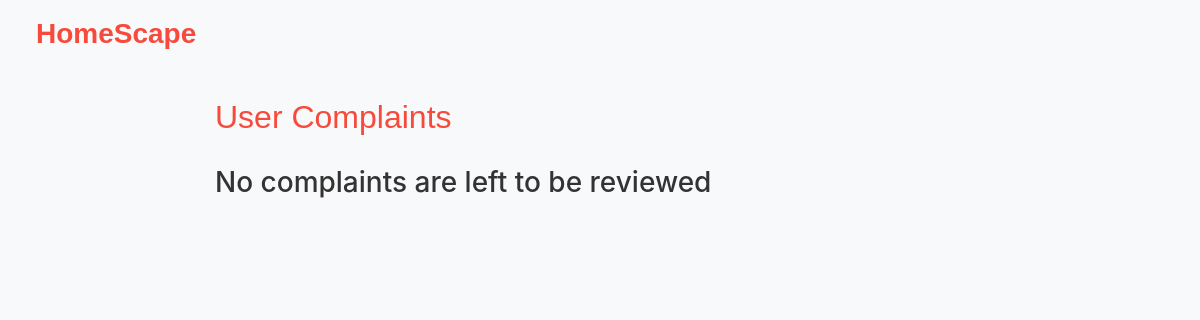
/complaints, run on an earlier commit of the app's database.
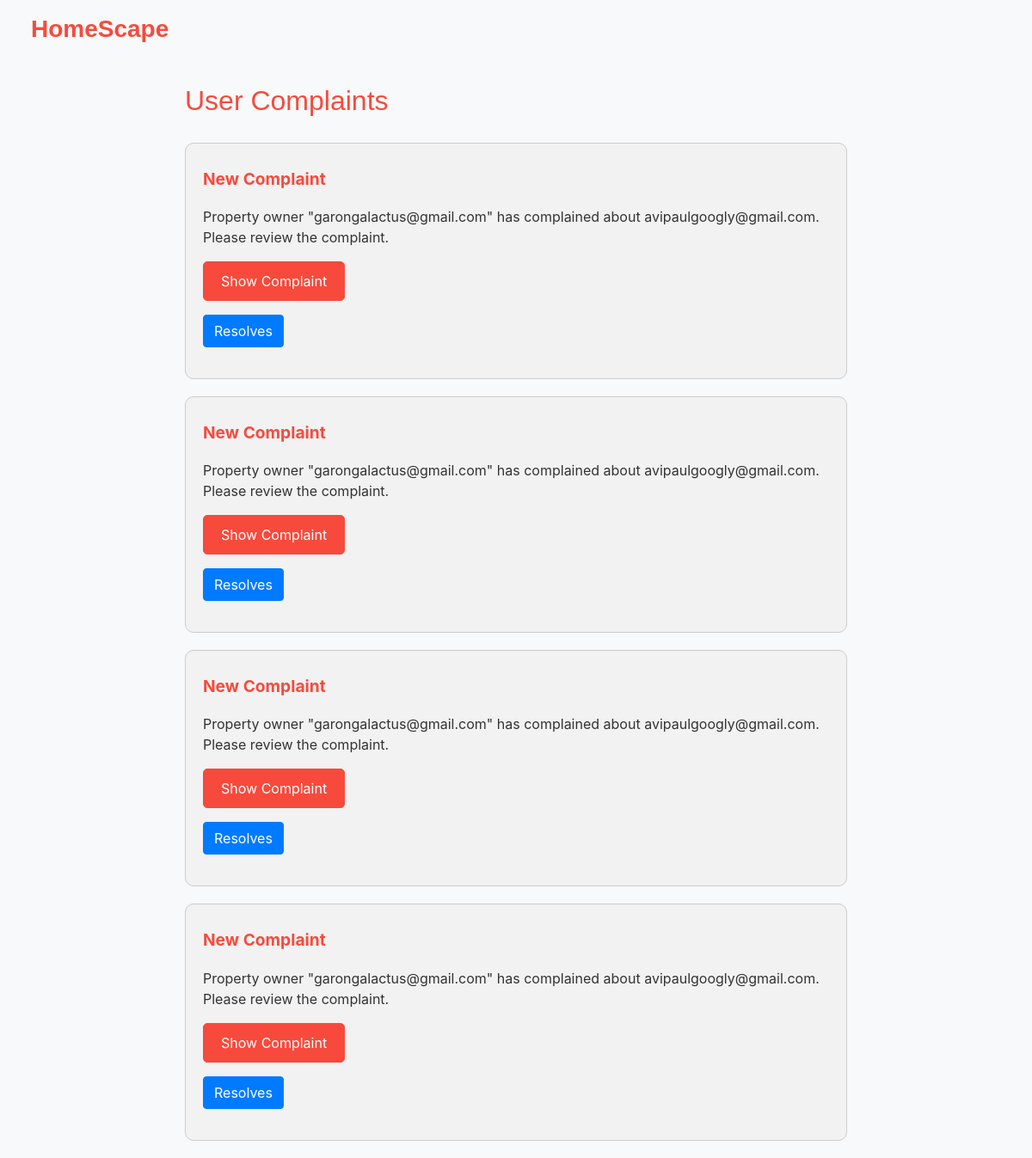
And on a later commit of the database.
### home/models.py (models this page shows, shortened)
class Complaint(models.Model):
    complaint_id = models.UUIDField(primary_key=True, default=uuid.uuid4, editable=False)
    sender = models.CharField(max_length=100)
    receiver = models.CharField(max_length=100)
    about = models.CharField(max_length=100)
    text = models.TextField()
    book_id = models.CharField(max_length=50, default = '')
    status = models.CharField(max_length=50, default = 'close')

### home/views.py (the view)
# urls.py: path('complaints', views.complaints, name = 'complaints'),
def complaints(request):
    complaints  = Complaint.objects.all()
    if request.method == 'POST':
        com_id = request.POST.get('status')
        comp  =  Complaint.objects.get(complaint_id=com_id)
        comp.status = 'done'
        comp.save()
    return render(request, 'complaints.html', {'complaints' : complaints})

### templates/complaints.html (shortened to what this page needs)
<!DOCTYPE html>
<html lang="en">
<head>
  <link href="https://maxcdn.bootstrapcdn.com/bootstrap/4.5.2/css/bootstrap.min.css" rel="stylesheet">
  <link rel="stylesheet" href="https://cdnjs.cloudflare.com/ajax/libs/font-awesome/5.15.4/css/all.min.css">
</head>
<body>
  <nav class="navbar navbar-expand-lg bg-body-tertiary">
    <div class="container-fluid">
      <a class="navbar-brand" href="#">HomeScape</a>
    </div>
  </nav>
  <div class="container">
    <h2 class="page-title">User Complaints</h2>
        {% if complaints %}
        {% for complaint in complaints %}
        {% if complaint.status != 'done' %}
        <div class="notification-container">
        <div class="notification-content">
        <div class="notification">
          <h3 class="notification-title">New Complaint</h3>
        </div>
          <p>Property owner "{{ complaint.sender }}" has complained about {{complaint.about}}. Please review the complaint.</p>
          <button class="btn btn-primary confirm-btn" onclick="window.location.href='{% url 'complaints_det' complaint.complaint_id %}'">Show Complaint</button><br>
          <form method = 'post' action = '/complaints'>
          <button class="btn btn-primary  my-3" type = 'submit'>Resolves</button>
          </form>
        </div>
        </div>
        {%endif%}
        {% endfor %}
        {% else %}
          <h3>No complaints are left to be reviewed</h3>
        {% endif %}
  </div>
</body>
</html>

What changed in the data, as far as the page shows it:
added Complaint: sender "garongalactus@gmail.com", about "avipaulgoogly@gmail.com"
added Complaint: sender "garongalactus@gmail.com", about "avipaulgoogly@gmail.com"
added Complaint: sender "garongalactus@gmail.com", about "avipaulgoogly@gmail.com"
added Complaint: sender "garongalactus@gmail.com", about "avipaulgoogly@gmail.com"
Also different on the page:
text no longer shown: "No complaints are left to be reviewed"
